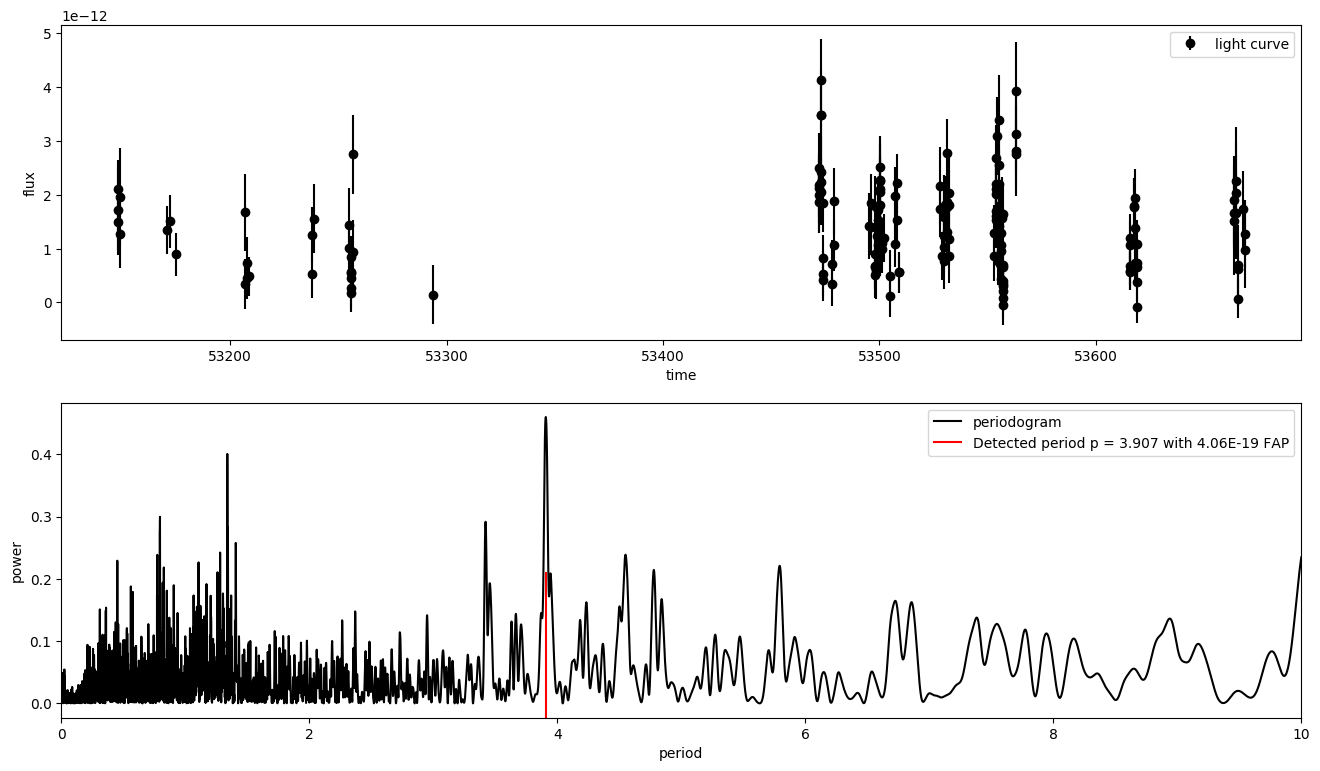

Write Python code to recreate this figure.
"""
Plot example robust periodogram figures for the Gammapy docs at
http://docs.gammapy.org/dev/time/period.html

"""
import numpy as np
from astropy.table import Table
from astropy.stats.lombscargle import _statistics
from gammapy.time import robust_periodogram, plot_periodogram

# get data
url = 'https://github.com/gammapy/gamma-cat/raw/master/input/data/2006/2006A%2526A...460..743A/tev-000119-lc.ecsv'
table = Table.read(url, format='ascii.ecsv')
time = (table['time_max'].data + table['time_min'].data) / 2
flux = table['flux'].data
flux_err = table['flux_err'].data

# set up period grid for periodogram
dt = 0.001
max_period = 10
periods = np.linspace(dt, 10, max_period / dt)

# compute robust periodogram
periodogram = robust_periodogram(
    time, flux,
    flux_err, periods=periods,
    loss='linear', scale=1
)

# compute false alarm probability
fap = _statistics.false_alarm_probability(
    periodogram['power'].max(),
    1. / periodogram['periods'].max(),
    time, flux, flux_err,
    'standard', 'baluev'
)

# plot periodogram and save figure
fig = plot_periodogram(
    time, flux,
    periods=periodogram['periods'],
    power=periodogram['power'],
    flux_err=flux_err,
    best_period=periodogram['best_period'],
    fap=fap,
)
fig.savefig('example_robust_periodogram.png', bbox_inches='tight')

# print period of the highest periodogram peak and its false alarm probability
# print('Detected period: {} +/- {}'.format(periodogram['best_period'], dt))
# print('False alarm probability of period:')
# print(fap)

# set up window function
dt = 0.1  # define resolution of window function
time_win = np.rint(time / dt) * dt  # round time array of light curve to resolution
t_max = np.max(time_win)  # round maximum time of light curve
t_min = np.min(time_win)  # round minimum time of light curve
window_grid = np.arange(t_min, t_max + dt, dt)  # create evenly spaced time grid for window function
window_grid = np.rint(window_grid / dt) * dt   # round again since np.arange is not robust
window = np.zeros(len(window_grid))  # allocate container for window function

# set window function to one if a measurement was taken, zero otherwise
window[np.searchsorted(window_grid, time_win, side='right') - 1] = 1

# compute spectral window function
spectral_window_function = robust_periodogram(
    window_grid, window, np.ones_like(window),
    periods=periods, loss='linear', scale=1
)

# plot spectral window function and save figure
fig = plot_periodogram(
    window_grid, window,
    periods=spectral_window_function['periods'],
    power=spectral_window_function['power']
)
fig.savefig('example_spectral_window_function', bbox_inches='tight')
